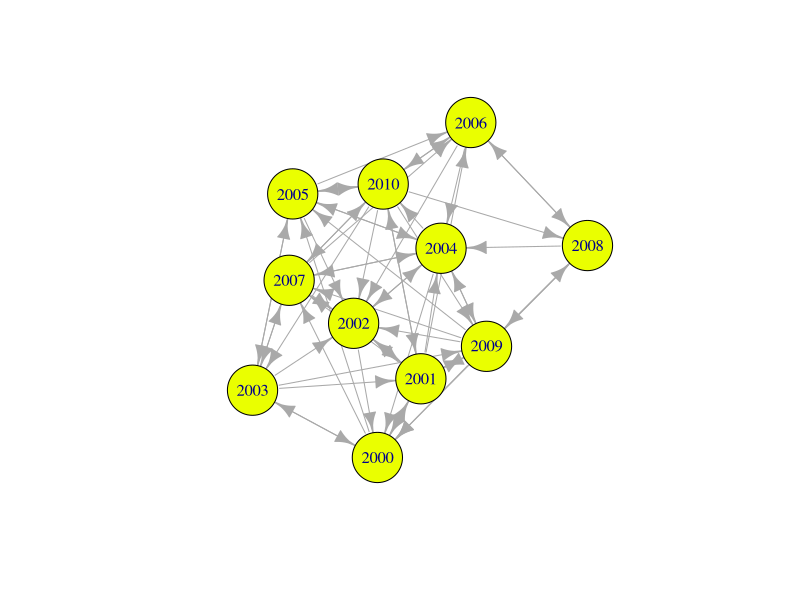
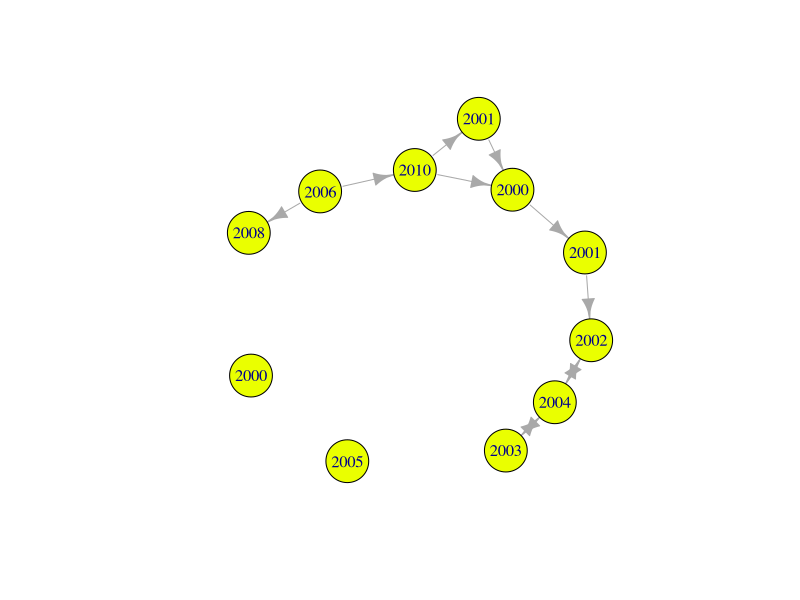

These charts were generated, in order, by the following R code: (Note: this script raises an error after producing the figures.)
## ---- chunk 1
knitr::opts_chunk$set(echo = TRUE)
## ---- chunk 2
library(igraph)
## ---- chunk 3
matrix = read.csv("Lab6-DataSet_Adjacency.csv")
edge = read.csv("Lab6-DataSet_Edges.csv")
head(matrix)
head(edge)
rownames(matrix) = seq(2000, 2010, length.output = 11)
## ---- chunk 4
matrix1 = matrix[2:12]
colnames(matrix1) = seq(2000, 2010, length.output = 11) 
head(matrix1)
## ---- chunk 5
matrix1 = data.matrix(matrix1)
head(matrix1)
g = graph_from_adjacency_matrix(matrix1,diag = FALSE) 
plot(g,vertex.color = "#eaff00",vertex.size=30) 
## ---- chunk 6
g2 = graph.empty(n=11)
g2 = add.edges(g2,c(1,2, 2,3, 3,5, 4,5, 5,4, 5,3, 7,9, 7,8, 9,11, 9,1, 11,1)) 
plot(g2,vertex.label=c(2000,2001,2002,2003,2004,2005,2006, 2008,2010),vertex.color = "#eaff00",vertex.size=25)
## ---- chunk 7
print(E(g))
print(V(g))
## ---- chunk 8
print(E(g2))
print(V(g2))
## ---- chunk 9
print(get.adjacency(g))
print(get.adjacency(g2))
V(g)$names = seq(2000,2010) 
V(g2)$names = c(2000,2001,2002,2003,2004,2005,2006,2008,2010) 
print(V(g)$names)
print(V(g2)$names)
print(vcount(g))
print(ecount(g))
print(vcount(g2))
print(ecount(g2))
print(get.adjedgelist(g))
print(get.adjedgelist(g2))
## ---- chunk 10
V(g)$profit =c("+", "-", "+", "-", "+", "-","+","-","+") 
print(V(g)$profit)
V(g2)$profit =c("+", "-", "+", "-", "+", "-","+","-","+") 
print(V(g2)$profit)
## ---- chunk 11
V(g)[(names %% 4)==0]$type = "leap" 
V(g)[(names %% 4)!=0]$type = "non-leap" 
V(g2)[(names %% 4)==0]$type = "leap"
V(g2)[(names %% 4)!=0]$type = "non-leap" 
print(V(g)$type)
print(V(g2)$type)
## ---- chunk 12
g = delete_vertex_attr(g,"names") 
E(g)$weight = 1
E(g2)$weight= 1
E(g)[21]$weight=5 
E(g)[41]$weight=5 
E(g)[42]$weight=5
E(g2)[9]$weight = 5
## ---- chunk 13
plot(g,edge.color = E(g)$weight,vertex.size=20,edge.width=E(g)$weight,vertex.color="#c8ff00")

plot(g2,edge.color = E(g2)$weight,vertex.size=20,edge.width=E(g2)$weight,vertex.color="#c8ff00")
## ---- chunk 14
print(get.adjacency(g))
print(get.adjacency(g2))
print(degree(g,mode="in")) 
print(degree(g,mode="out")) 
print(degree(g2,mode="in")) 
print(degree(g2,mode="out"))
